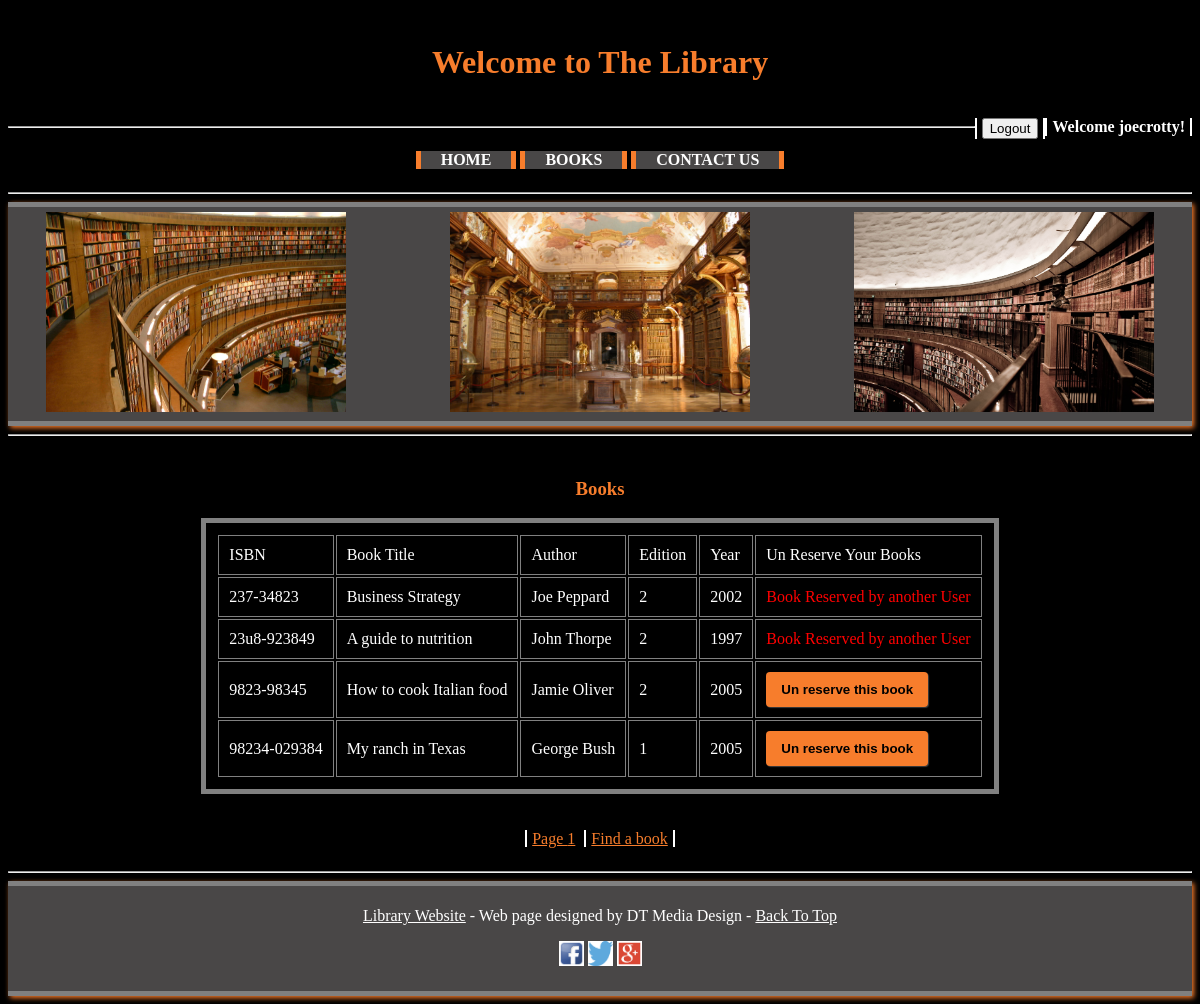
The page /ViewReserved.php (signed in) on the database its author committed.
### tables this page shows
CREATE TABLE IF NOT EXISTS `books` (
  `ISBN` varchar(15) NOT NULL,
  `BookTitle` varchar(40) NOT NULL,
  `Author` varchar(30) NOT NULL,
  `Edition` int(2) unsigned NOT NULL,
  `BookYear` int(4) unsigned NOT NULL,
  `Cat_Id` int(3) unsigned NOT NULL,
  `Reserved` enum('Y','N') NOT NULL
);

### ViewReserved.php (the view, shortened to what this page needs)
<!DOCTYPE html>
<html>
	<head>
		<link rel="stylesheet" type="text/css" href="StyleSheets/StyleSheetMain.css">
		<link rel="stylesheet" type="text/css" href="StyleSheets/StyleSheetForm.css">
		<link rel="stylesheet" type="text/css" href="StyleSheets/StyleSheetTable.css">
	</head>
	<body>
		<div>
			<h1 align = "center">Welcome to The Library</h1>
		</div>
		<?php
			include ("Welcome.php");
			include ('Header.php');
			include('db.php');
		?>
		<div align = "center">
			<?php
				if ((isset($_SESSION['logged']) && $_SESSION['logged'] != 0))
				{
					$total_quer = "SELECT * FROM Books WHERE (Reserved LIKE 'Y');";
					$total = $db->query($total_quer);
					$totalNum = mysqli_num_rows($total);
					$max_page = ceil($totalNum/5);
					if (isset($_GET["page"]))
					{
						$page  = $_GET["page"];
					}
					else
					{
						$page = 1;
					}
					$start_from = ($page-1) * 5;
					$quer = "SELECT ISBN, BookTitle, Author, Edition, BookYear FROM Books
							 WHERE (Reserved LIKE 'Y') LIMIT ".$start_from.",5;";
					$result =$db->query($quer);
					if($result->num_rows > 0)
					{
						echo '<h3>Books</h3>';
						echo '
						<table>
							<tr>
								<td>ISBN</td>
								<td>Book Title</td>
								<td>Author</td>
								<td>Edition</td>
								<td>Year</td>
								<td>Un Reserve Your Books</td>
							</tr>
						';
						while($row = $result->fetch_row())
						{
							echo "<tr>";
							echo '
							<td>'.$row[0].'</td>
							<td>'.$row[1].'</td>
							<td>'.$row[2].'</td>
							<td>'.$row[3].'</td>
							<td>'.$row[4].'</td>
							';
							$isbn = $row[0];
							$quer1 = "SELECT UserName FROM Reserved WHERE ISBN = '$isbn';";
							$result1 = $db->query($quer1);
							while($user_check1 = $result1->fetch_row())
							{
								$Username = $user_check1[0];
							}
							if($Username == $_SESSION['CurrentUser'])
							{
								echo '
								<td>
									<a href="UnReserve.php?URL_Information=' .$row[0] . '">
										<button class = "button1">Un reserve this book</button>
									</a>
									<br>
								</td>';
							}
							else
							{
								echo "<td class = 'error'>Book Reserved by another User</td>";
							}
							echo "</tr>";
						}
						echo '</table></br></br>';
						for ($i = 1; $i<=$max_page; $i++)
						{
							if($i == 1){
								echo "<span class = 'PageNumFirst'>";
							}
							else{
								echo "<span class = 'PageNum'>";
							}
							echo "
								<a style = 'color: #F77D2C;'
								href='ViewReserved.php?page=".$i."'>Page ".$i."</a>
							</span>
							";
						}
						echo '<span class = "PageNum"><a style = "color: #F77D2C;" href="FindBooks.php">Find a book</a></span>';
					}
					else
					{
						echo "<p class = 'error'>There are no books currently reserved</p>";
						echo '<span class = "PageNumFirst"><a style = "color: #F77D2C;" href="FindBooks.php">Find a book</a></span>';
					}
				}
			?>
		</div>
		<hr>
		<?php
			include ('Footer.php');
		?>
	</body>
</html>

### Welcome.php (shortened to what this page needs)
<?php
	if(isset($_SESSION['CurrentUser']))
	{
		echo '<span class = "Welcome"> <b> Welcome '. $_SESSION["CurrentUser"] . "!</b>" . "</span>";
		echo'
		<span class = "Welcome">
			<form action = "logout.php" method = "post">
				<input id="button" type="submit" value="Logout" name="logout"/>
			</form>
		</span>';
	}
?>

### Header.php (shortened to what this page needs)
<?php
	echo'
	<header>
		<hr>
		<div class = "NavHorDiv">
			<ul class = "NavHor" align = "center">
				<li class = "NavHorLi"><a class = "NavHorA" href = "HomePage.php">HOME</a></li>
				<li class = "NavHorLi"><a class = "NavHorA" href = "FindBooks.php">BOOKS</a></li>
				<li class = "NavHorLi"><a class = "NavHorA" href = "ContactUs.php">Contact Us</a></li>
			</ul>
		</div>
		<hr>
		<div class = "Pics" align = "center">
			<img style="margin-right: 100px;" height="200px" width="300px" src="Pictures/lib1.jpg">
			<img style="margin-right: 100px;" height="200px" width="300px" src="Pictures/library.jpg">
			<img height="200px" width="300px" src="Pictures/lib2.jpg">
		</div>
		<hr>
	</header>';
?>

### Footer.php
<?php
	echo'<footer>
			<p align = "center">
				<a href = "HomePage.php" class = "FooterA">Library Website</a> -
				Web page designed by DT Media Design -
				<a href = "#Top" class = "FooterA">Back To Top</a>
			</p>
			<p align = "center">
				<a href = "https://www.facebook.com/"><img src = "Pictures/Facebook.png" height = "25" width = "25"></a>
				<a href = "https://www.twitter.com"><img src = "Pictures/Twitter.png" height = "25" width = "25"></a>
				<a href = "https://plus.google.com/"><img src = "Pictures/GooglePlus.png" height = "25" width = "25"></a>
			</p>
		 </footer> ';
?>

### StyleSheets/StyleSheetMain.css (style rules this page uses)
Body { color: White; background-color: Black; }
h1,h2,h3,h4,h5,h6 { color: #F77D2C; }
div { padding: 15px; }
.NavHor { list-style-type: none; margin: 0; padding: 0; overflow: hidden; }
.NavHorLi { font-size: 16px; display: inline; }
.NavHorA:link, .NavHorA:visited { font-weight: bold; color: #FFFFFF; background-color: #494747; text-align: center; padding: 20px; text-decoration: none; text-transform: uppercase; border: solid 5px #F77D2C; }
footer { background-color: #494747; border-top: 5px solid grey; border-bottom: 5px solid grey; box-shadow: 2px 2px 5px #F77D2C; padding:5px; }
.FooterA:link, .FooterA:visited { color: #FFFFFF; }
.Pics { background-color: #494747; border-top: 5px solid grey; border-bottom: 5px solid grey; box-shadow: 2px 2px 5px #F77D2C; padding:5px; }
.Welcome { float:right; color: white; padding-left: 5px; padding-right: 5px; border-left: 2px solid white; border-right: 2px solid white; text-decoration: none; }
.error { color:red; }
.PageNum { color: white; padding-left: 5px; padding-right: 5px; border-right: 2px solid white; }
.PageNumFirst { color: white; padding-left: 5px; padding-right: 5px; border-left: 2px solid white; border-right: 2px solid white; }

### StyleSheets/StyleSheetForm.css (style rules this page uses)
.button1 { background: #F77D2C; border: none; padding: 10px 15px 10px 15px; color: #Black; border-radius: 4px; font-weight: bold; box-shadow: 1px 1px 1px #3D3D3D; }

### StyleSheets/StyleSheetTable.css (style rules this page uses)
table { border: solid 5px grey; padding: 10px; }
td { padding: 10px; border :1px solid grey; }

### rows shown on the page
books: ISBN "237-34823", BookTitle "Business Strategy", Author "Joe Peppard", Edition "2", BookYear "2002", shows "Book Reserved by another User"
books: ISBN "23u8-923849", BookTitle "A guide to nutrition", Author "John Thorpe", Edition "2", BookYear "1997", shows "Book Reserved by another User"
books: ISBN "9823-98345", BookTitle "How to cook Italian food", Author "Jamie Oliver", Edition "2", BookYear "2005"
books: ISBN "98234-029384", BookTitle "My ranch in Texas", Author "George Bush", Edition "1", BookYear "2005"

### other values the page prints
$_SESSION["CurrentUser"] "joecrotty"
